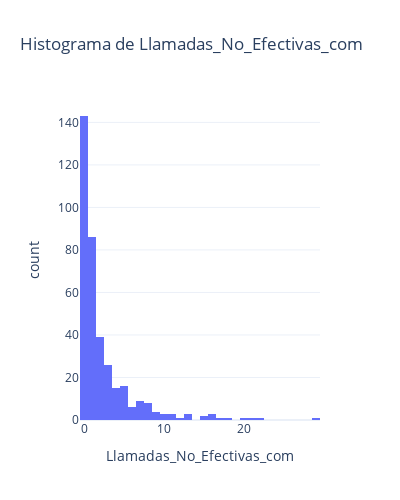

The notebook cell this image was saved under:
### Code cell
fig = px.histogram(
    df,
    x=variable, 
    title=f'Histograma de {variable}',
    template="plotly_white",
    nbins=30  
)
fig.update_layout(width=400, height=500)
fig.show()

### Figure 1 — Plotly figure (JSON) as saved in the notebook; plotly's stock layout.template omitted (floating-point values rounded to 4 significant figures; data arrays with more than 128 entries replaced by an {"elided": "..."} marker saying what was removed)
{"data": [{"alignmentgroup": "True", "bingroup": "x", "hovertemplate": "Llamadas_No_Efectivas_com=%{x}<br>count=%{y}<extra></extra>", "legendgroup": "", "marker": {"color": "#636efa", "pattern": {"shape": ""}}, "name": "", "nbinsx": 30, "offsetgroup": "", "orientation": "v", "showlegend": false, "type": "histogram", "x": {"elided": "373 int values"}, "xaxis": "x", "yaxis": "y"}], "layout": {"barmode": "relative", "height": 500, "legend": {"tracegroupgap": 0}, "title": {"text": "Histograma de Llamadas_No_Efectivas_com"}, "width": 400, "xaxis": {"anchor": "y", "domain": [0, 1], "title": {"text": "Llamadas_No_Efectivas_com"}}, "yaxis": {"anchor": "x", "domain": [0, 1], "title": {"text": "count"}}}}
